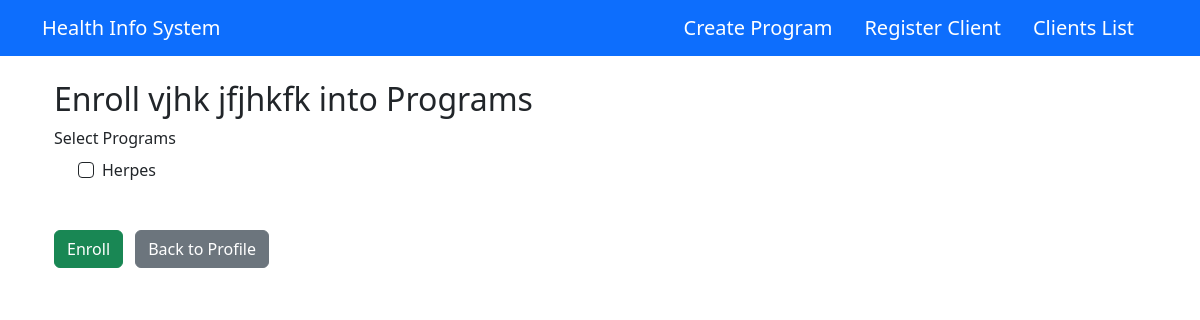
/clients/1/enroll/, run on an earlier commit of the app's database.
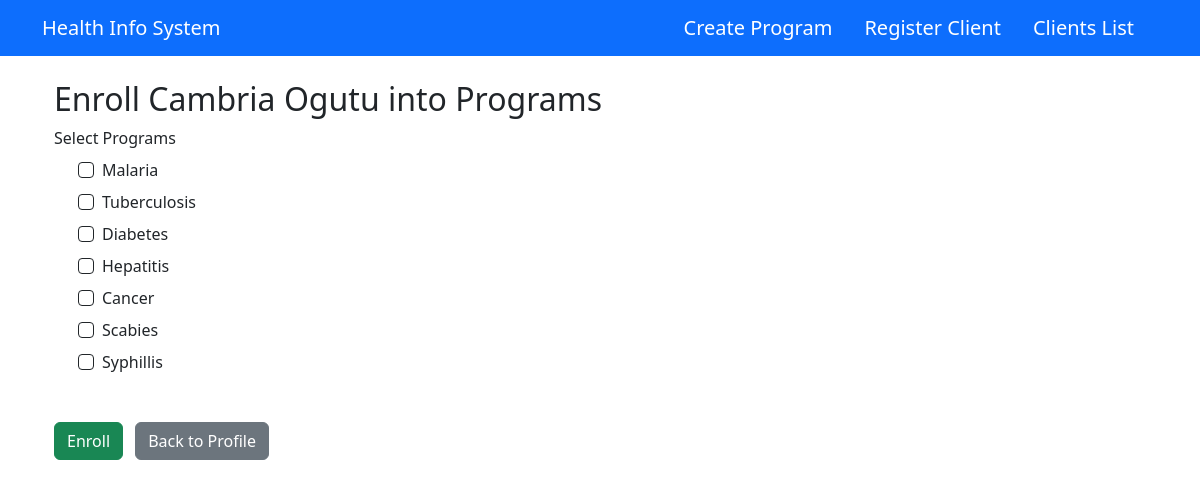
And on a later commit of the database.
### healthIS/models.py (models this page shows, shortened)
class Client(models.Model):
    GENDER_CHOICES = [
        ('Male', 'Male'),
        ('Female', 'Female'),
        ('Other', 'Other')
    ]
    first_name = models.CharField(max_length=100)
    last_name = models.CharField(max_length=100)
    dob = models.DateField()
    email = models.EmailField(unique=True)
    gender = models.CharField(max_length=10, choices=GENDER_CHOICES)
    contact_info = models.CharField(max_length=255)
    date_registered = models.DateTimeField(auto_now_add=True)

class HealthProgram(models.Model):
    name = models.CharField(max_length=100, unique=True)
    description = models.TextField(blank=True)
    date_created = models.DateTimeField(auto_now_add=True)

### healthIS/views.py (the view)
# urls.py: path('clients/<int:client_id>/enroll/', views.enroll_client, name='enroll_client'),
def enroll_client(request, client_id):
    client = get_object_or_404(Client, id=client_id)
    programs = HealthProgram.objects.all()
    if request.method == 'POST':
        program_ids = request.POST.getlist('programs')
        for pid in program_ids:
            program = HealthProgram.objects.get(id=pid)
            Enrollment.objects.get_or_create(client=client, program=program)
        return redirect('client-profile', client_id=client.id)
    return render(request, 'healthIS/enroll_client.html', {'client': client, 'programs': programs})

### healthIS/templates/healthIS/enroll_client.html (shortened to what this page needs)
{% extends 'healthIS/base.html' %}
{% block content %}
<div class="container mt-4">
    <h2>Enroll {{ client.first_name }} {{ client.last_name }} into Programs</h2>
    <form method="post">
        <div class="mb-3">
            <label class="form-label">Select Programs</label>
            <div class="form-check">
                {% for program in programs %}
                    <div class="form-check mb-2">
                        <input
                            class="form-check-input border border-dark"
                            type="checkbox"
                            name="programs"
                            value="{{ program.id }}"
                            id="program{{ program.id }}"
                        >
                        <label class="form-check-label" for="program{{ program.id }}">
                            {{ program.name }}
                        </label>
                    </div>
                {% endfor %}
            </div>
        </div>
        <div class="mt-5">
            <button type="submit" class="btn btn-success">Enroll</button>
            <a href="{% url 'client-profile' client.id %}" class="btn btn-secondary ms-2">Back to Profile</a>
        </div>
    </form>
</div>
{% endblock %}

What changed in the data, as far as the page shows it:
changed Client: first_name "vjhk" → "Cambria"; last_name "jfjhkfk" → "Ogutu"
changed HealthProgram: name "Herpes" → "Malaria"
added HealthProgram: name "Tuberculosis"
added HealthProgram: name "Diabetes"
added HealthProgram: name "Hepatitis"
added HealthProgram: name "Cancer"
added HealthProgram: name "Scabies"
added HealthProgram: name "Syphillis"
